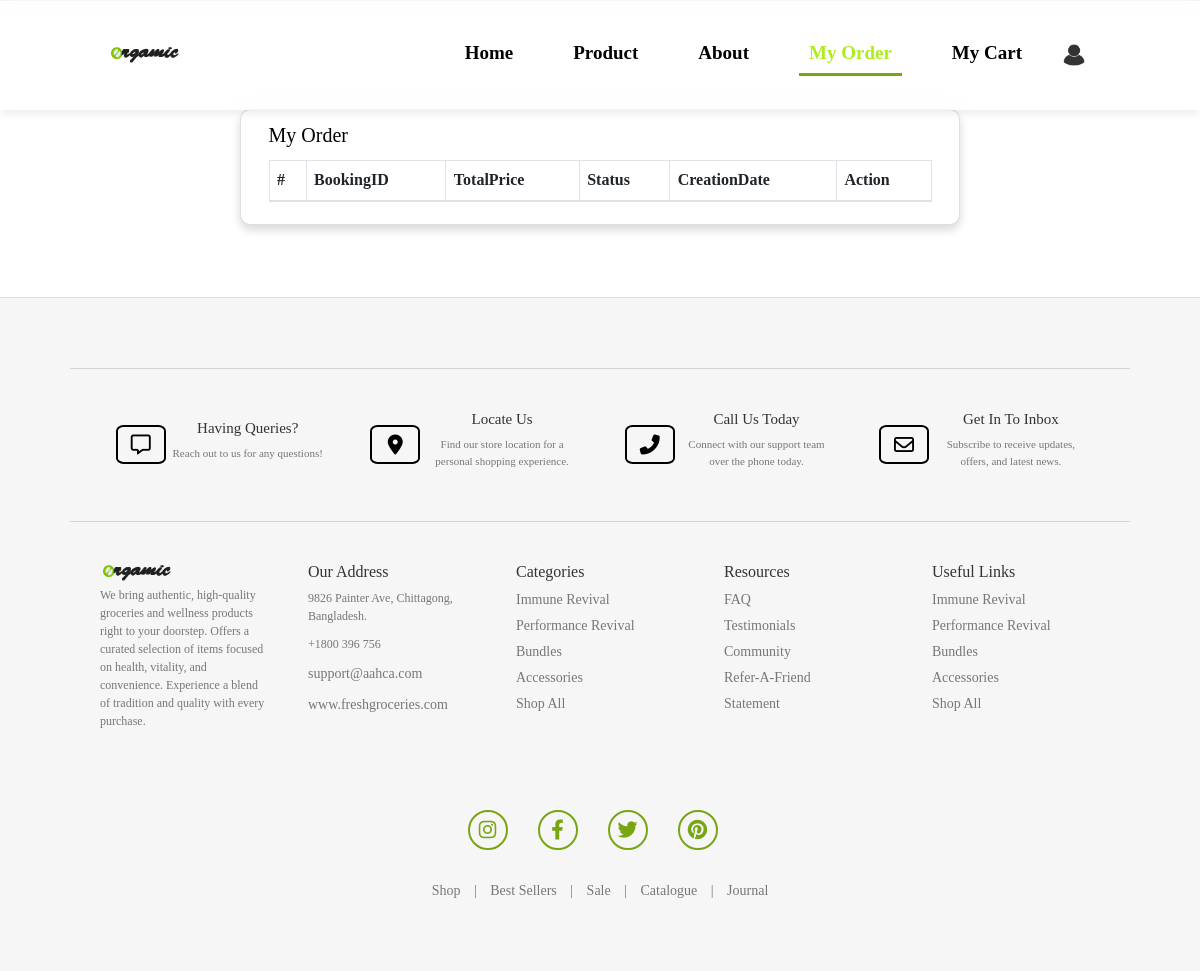
Page /my-order/ (signed in) on the earlier database version.
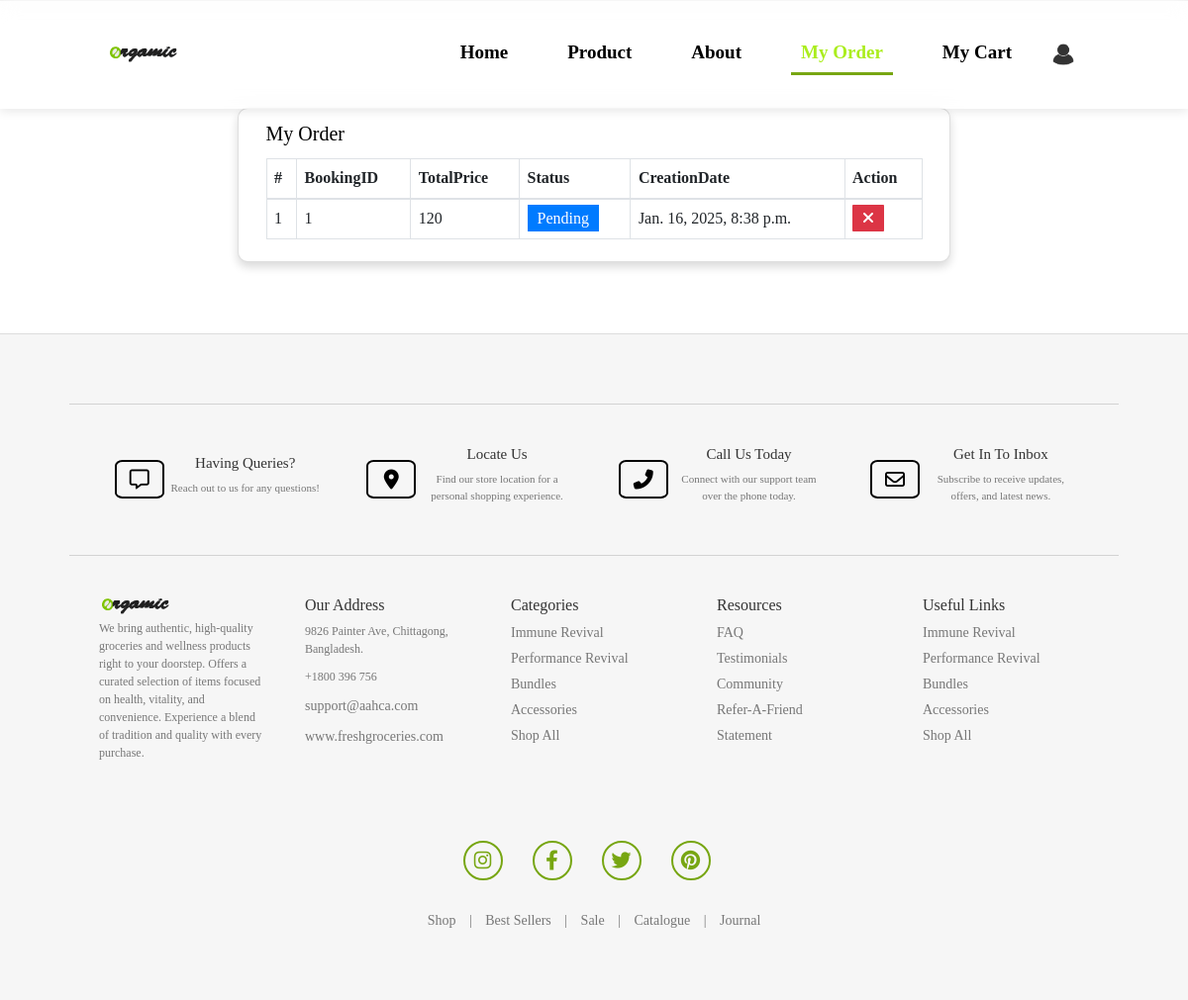
Same page on the later database version.
### groceryapp/models.py (models this page shows, shortened)
class Booking(models.Model):
    user = models.ForeignKey(User, on_delete=models.CASCADE, null=True, blank=True)
    product = models.TextField(default={'objects': []}, null=True, blank=True)
    total = models.CharField(max_length=100, null=True, blank=True)
    status = models.IntegerField(choices=ORDERSTATUS, default=1)
    created = models.DateTimeField(auto_now_add=True)
    updated = models.DateTimeField(auto_now=True)

### groceryapp/views.py (the view)
# urls.py: path('my-order/', myOrder, name="myorder"),
def myOrder(request):
    order = Booking.objects.filter(user=request.user)
    return render(request, "my-order.html", locals())

### groceryapp/templates/my-order.html (shortened to what this page needs)
{% extends 'main.html' %}
{% block body %}
{% load static %}
<link rel="stylesheet" href="https://cdnjs.cloudflare.com/ajax/libs/font-awesome/6.2.1/css/all.min.css" />
<link rel="stylesheet" href="https://maxcdn.bootstrapcdn.com/bootstrap/4.3.1/css/bootstrap.min.css">
<link rel="stylesheet" href="{% static 'style.css' %}">
<div class="card shadow" id="myorder" style="margin: 9% 4% 6% 4%; display: flex; justify-self: center;">
    <div class="card-body">
        <div class="container-fluid" style="font-size: 16px">
            <h3 style="font-size: 20px; margin-bottom: 2%">My Order</h3>
            <table class="table table-bordered" style="width:100%">
                <thead>
                <tr>
                    <th>#</th>
                    <th>BookingID</th>
                    <th>TotalPrice</th>
                    <th>Status</th>
                    <th>CreationDate</th>
                    <th>Action</th>
                </tr>
                </thead>
                <tbody>
                {% for i in order %}
                <tr>
                    <td>{{forloop.counter}}</td>
                    <td>{{i.id}}</td>
                    <td>{{i.total}}</td>
                    <td><a href="/user-order-track/{{i.id}}/" class="btn-primary px-3 py-2" style="text-decoration: none;" title="Track Status">{{i.get_status_display}}</a></td>
                    <td>{{i.created}}</td>
                    <td>
                        {% if i.status < 4 %}
                            <a href="/change-order-status/{{i.id}}/?status=5" class="btn-danger px-3 py-2" style="border-radius: 3%" title="Cancel Order"><i class="fa-solid fa-xmark"></i></a>
                        {% endif %}
                    </td>
                </tr>
                {% endfor %}
                </tbody>
            </table>
        </div>
    </div>
</div>
{% endblock %}

Differences in the rows shown:
added Booking: id "1", total "120", status "Pending", created "Jan. 16, 2025, 8:38 p.m."
